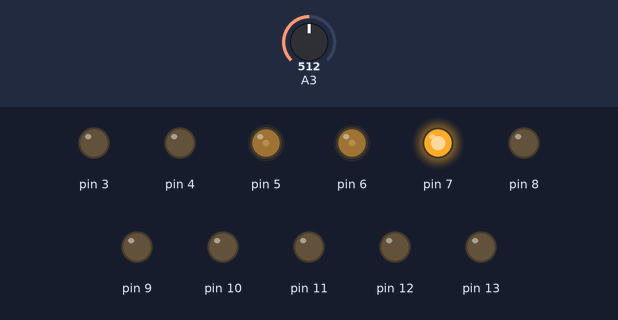
Recording of a sketch running on a simulated Arduino Uno, built with avr-gcc and run on an emulated ATmega328P. Shown: output pins drawn as LEDs (lit = HIGH). The inputs (shaded band) are chosen by the test bench; at power-on: A3 = 512. What the sketch prints to the serial monitor is not drawn.

Above: at 0.1 s.
Timing chart, 0 to 1.6 s (numbered marks = the images above):
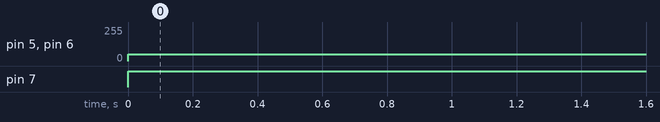

Measured:
- by itself, pin 5, pin 6: 0/255 → 50/255 at 0.00 s
- by itself, pin 7: LOW → HIGH at 0.00 s

The sketch:

encoder_count.ino
```cpp
/* The code below simply counts the number of changes,
 so a disc with 8x white sections and 8x cutouts will
 provide a count of 16 per 360 degree rotation. It is
 up to you to integrate it with your code*/

int rawsensorValue = 0; // variable to store the value coming from the sensor
int sensorcount0 = 0;
int sensorcount1 = 0;
long count = 0;

void setup() {
  int i;
  for(i=3;i<=13;i++)
    pinMode(i, OUTPUT);
  Serial.begin(9600);
  int leftspeed = 255; //255 is maximum speed
  int rightspeed = 255;
}

void loop() {
  analogWrite (6,50);
  digitalWrite(8,LOW);
  analogWrite (5,50);
  digitalWrite(7,HIGH);
  delay(20);
  rawsensorValue = analogRead(A3);
  //Serial.print ("A3=");Serial.print(analogRead(A3));Serial.print("  A1=");Serial.println(analogRead(A1));
  //Min value is 400 and max value is 800, so state chance can be done at 600.


  if (analogRead(3) < 600){sensorcount1 = 1;}
  else {sensorcount1 = 0;}
  if (sensorcount1 != sensorcount0){count ++;}
  sensorcount0 = sensorcount1;
  Serial.println(count/16);
}
```
